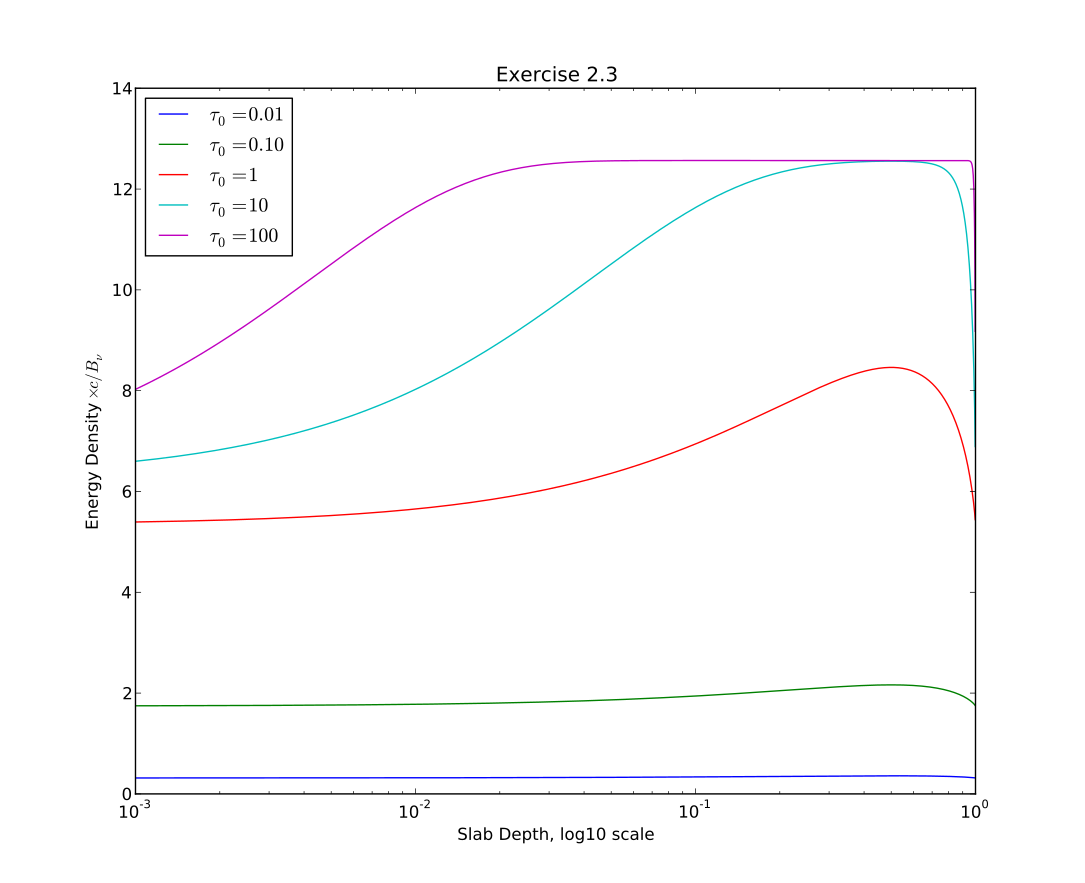

Python code for this plot:
#!/usr/bin/python
import numpy as np
import matplotlib.pyplot as plt

#The integral differential element of the energy density in the slab
def dslabu(z, theta, tau0):
	return np.exp(-1.0*z*tau0/np.cos(theta))*np.sin(theta)

#This function calculates the integral of a function evaluated from minimum to
#maximum using Simpson's rule, with a grid size of step
def simpson_integrate(function, minimum, maximum, step):
	integral = 0.0
	n = 1
	while maximum > minimum+n*step:
		if n % 2 == 0:
			integral += 2.0*function(minimum+n*step)
		else:
			integral += 4.0*function(minimum+n*step)
		n += 1
	return step/3.0*(function(minimum) + integral)

#The total integrated energy density in the slab
def slabu(z, tau0):
	return 2*np.pi*((1-simpson_integrate(lambda x: dslabu(z, x, tau0), 0, 
	np.pi*0.5, 1e-4))+(1-simpson_integrate(lambda x: dslabu((1-z), x, tau0),
	0, np.pi*0.5, 1e-4)))

if __name__ == "__main__":
	zrange = np.power(10, (np.arange(-3, 0, 0.001))) #z range [0.001, 1]
	tau = (0.01, 0.1, 1, 10, 100) #tau0 range
	plt.semilogx(zrange , slabu(zrange, tau[0]), 
	label=r"$\tau_0=%3.2f$" % (tau[0]))
	plt.semilogx(zrange , slabu(zrange, tau[1]),
	label=r"$\tau_0=%3.2f$" % (tau[1]))
	plt.semilogx(zrange , slabu(zrange, tau[2]),
	label=r"$\tau_0=%d$" % (tau[2]))
	plt.semilogx(zrange , slabu(zrange, tau[3]),
	label=r"$\tau_0=%d$" % (tau[3]))
	plt.semilogx(zrange , slabu(zrange, tau[4]),
	label=r"$\tau_0=%d$" % (tau[4]))
	plt.xlabel(r"Slab Depth, log10 scale")
	plt.ylabel(r"Energy Density$\times c/B_\nu$")
	plt.legend(loc=2)
	plt.title("Exercise 2.3")
	plt.show()
